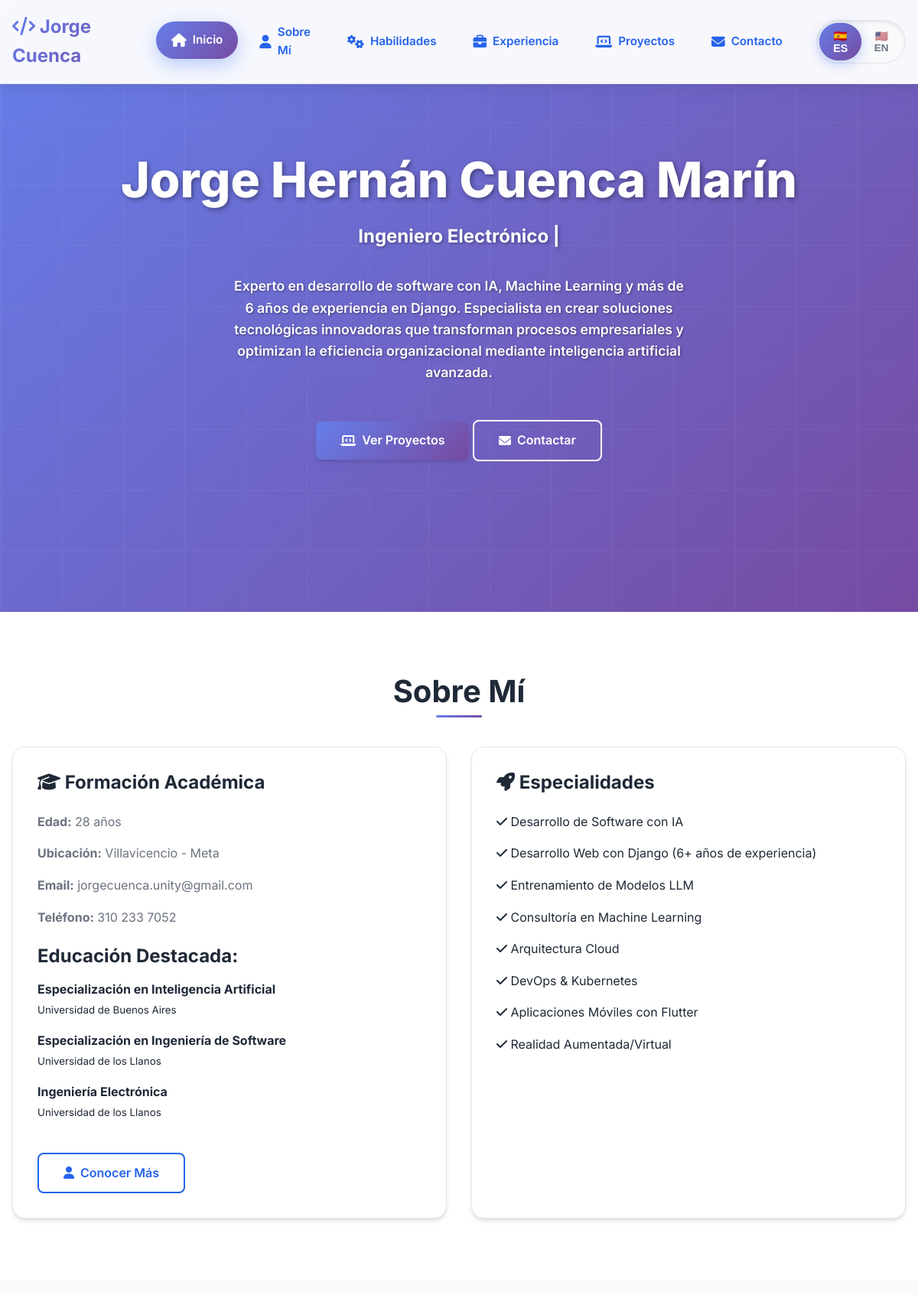
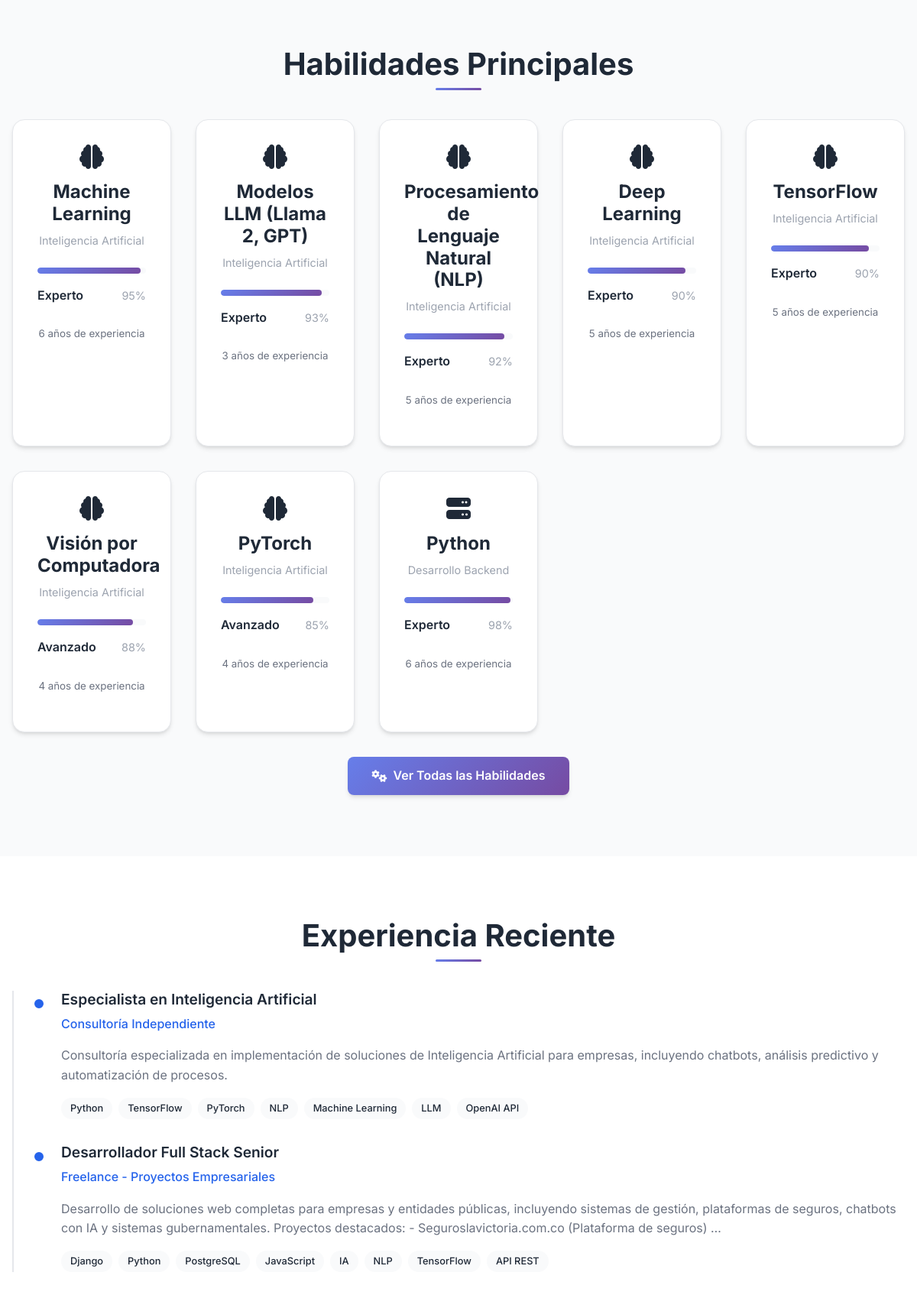
The page / (upper part) on the database its author committed (2 pictures, top to bottom).
### portfolio/models.py (models this page shows, shortened)
class Perfil(models.Model):
    nombre_completo = models.CharField(max_length=200)
    fecha_nacimiento = models.DateField()
    lugar_nacimiento = models.CharField(max_length=100)
    cedula = models.CharField(max_length=20, unique=True)
    direccion = models.CharField(max_length=200)
    email = models.EmailField()
    telefono_regex = RegexValidator(regex=r'^\+?1?\d{9,15}$', message="Número de teléfono debe estar en formato: '+999999999'. Hasta 15 dígitos permitidos.")
    telefono = models.CharField(validators=[telefono_regex], max_length=17)
    licencia_conduccion = models.CharField(max_length=50, blank=True)
    foto_perfil = models.ImageField(upload_to='perfil/', blank=True, null=True)
    descripcion_corta = models.TextField(max_length=300)
    biografia = models.TextField()
    class Meta:
        verbose_name = "Perfil"
        verbose_name_plural = "Perfiles"

class Educacion(models.Model):
    NIVEL_CHOICES = [
        ('pregrado', 'Pregrado'),
        ('especializacion', 'Especialización'),
        ('maestria', 'Maestría'),
        ('doctorado', 'Doctorado'),
        ('curso', 'Curso'),
        ('certificacion', 'Certificación'),
    ]
    perfil = models.ForeignKey(Perfil, on_delete=models.CASCADE, related_name='educacion')
    titulo = models.CharField(max_length=200)
    institucion = models.CharField(max_length=200)
    nivel = models.CharField(max_length=20, choices=NIVEL_CHOICES)
    fecha_inicio = models.DateField()
    fecha_fin = models.DateField(blank=True, null=True)
    en_curso = models.BooleanField(default=False)
    descripcion = models.TextField(blank=True)
    class Meta:
        verbose_name = "Educación"
        verbose_name_plural = "Educación"
        ordering = ['-fecha_inicio']

class Habilidad(models.Model):
    NIVEL_CHOICES = [
        ('basico', 'Básico'),
        ('intermedio', 'Intermedio'),
        ('avanzado', 'Avanzado'),
        ('experto', 'Experto'),
    ]
    perfil = models.ForeignKey(Perfil, on_delete=models.CASCADE, related_name='habilidades')
    categoria = models.ForeignKey(CategoriaHabilidad, on_delete=models.CASCADE, related_name='habilidades')
    nombre = models.CharField(max_length=100)
    nivel = models.CharField(max_length=20, choices=NIVEL_CHOICES)
    porcentaje = models.IntegerField(default=0, help_text="Porcentaje de dominio (0-100)")
    descripcion = models.TextField(blank=True)
    años_experiencia = models.IntegerField(default=0)
    class Meta:
        verbose_name = "Habilidad"
        verbose_name_plural = "Habilidades"
        ordering = ['categoria', '-porcentaje']

class CategoriaHabilidad(models.Model):
    nombre = models.CharField(max_length=100)
    icono = models.CharField(max_length=50, blank=True)  # Para iconos CSS/FontAwesome
    orden = models.IntegerField(default=0)
    class Meta:
        verbose_name = "Categoría de Habilidad"
        verbose_name_plural = "Categorías de Habilidades"
        ordering = ['orden']

class Experiencia(models.Model):
    TIPO_CHOICES = [
        ('trabajo', 'Trabajo'),
        ('proyecto', 'Proyecto'),
        ('freelance', 'Freelance'),
        ('voluntariado', 'Voluntariado'),
    ]
    perfil = models.ForeignKey(Perfil, on_delete=models.CASCADE, related_name='experiencias')
    titulo = models.CharField(max_length=200)
    empresa = models.CharField(max_length=200)
    tipo = models.CharField(max_length=20, choices=TIPO_CHOICES)
    fecha_inicio = models.DateField()
    fecha_fin = models.DateField(blank=True, null=True)
    actual = models.BooleanField(default=False)
    descripcion = models.TextField()
    tecnologias = models.TextField(help_text="Tecnologías utilizadas, separadas por comas")
    logros = models.TextField(blank=True, help_text="Logros principales del proyecto/trabajo")
    url_proyecto = models.URLField(blank=True)
    imagen = models.ImageField(upload_to='experiencia/', blank=True, null=True)
    class Meta:
        verbose_name = "Experiencia"
        verbose_name_plural = "Experiencias"
        ordering = ['-fecha_inicio']

### portfolio/views.py (the view)
# urls.py: path('', views.home, name='home'),
def home(request):
    try:
        perfil = Perfil.objects.first()
        if not perfil:
            return render(request, 'portfolio/setup.html')
        language = get_language_from_request(request)
        translations = TRANSLATIONS.get(language, TRANSLATIONS['es'])
        educacion = Educacion.objects.filter(perfil=perfil)[:3]
        habilidades_destacadas = Habilidad.objects.filter(
            perfil=perfil,
            porcentaje__gte=80
        ).select_related('categoria')[:8]
        experiencias_recientes = Experiencia.objects.filter(perfil=perfil)[:3]
        proyectos_destacados = Proyecto.objects.filter(
            perfil=perfil,
            destacado=True
        )[:6]
        redes_sociales = RedSocial.objects.filter(perfil=perfil, activo=True)
        context = {
            'perfil': perfil,
            'educacion': educacion,
            'habilidades_destacadas': habilidades_destacadas,
            'experiencias_recientes': experiencias_recientes,
            'proyectos_destacados': proyectos_destacados,
            'redes_sociales': redes_sociales,
            'language': language,
            'translations': translations,
        }
        return render(request, 'portfolio/home.html', context)
    except Exception as e:
        return render(request, 'portfolio/error.html', {'error': str(e)})

### portfolio/templatetags/portfolio_extras.py (called while the page is built)
@register.filter
def split(value, delimiter=','):
    if value:
        return value.split(delimiter)
    return []

@register.filter
def strip(value):
    if value:
        return value.strip()
    return value

### portfolio/views.py (called while the page is built)
def get_language_from_request(request):
    return request.session.get('language', 'es')

### portfolio/templates/portfolio/home.html (shortened to what this page needs)
{% extends 'portfolio/base.html' %}
{% load static %}
{% load portfolio_extras %}
{% block content %}
<section class="hero" id="hero">
    <div class="container">
        <div class="hero-content">
            <h1 class="hero-title">Jorge Hernán Cuenca Marín</h1>
            <p class="hero-subtitle">{{ translations.engineer_title }}</p>
            <p class="hero-description">
                {{ translations.hero_description }}
            </p>
            <div class="hero-buttons">
                <a href="{% url 'portfolio:proyectos' %}" class="btn btn-primary">
                    <i class="fas fa-laptop-code"></i> {{ translations.view_projects }}
                </a>
                <a href="{% url 'portfolio:contacto' %}" class="btn btn-secondary">
                    <i class="fas fa-envelope"></i> {{ translations.contact_me }}
                </a>
            </div>
        </div>
    </div>
</section>
<section class="section" id="about-preview">
    <div class="container">
        <h2 class="section-title">{{ translations.about_me }}</h2>
        <div class="grid grid-2">
            <div class="card fade-in-up">
                <div class="card-header">
                    <h3 class="card-title">
                        <i class="fas fa-graduation-cap"></i> {{ translations.academic_formation }}
                    </h3>
                </div>
                {% if perfil %}
                <p><strong>{{ translations.age }}:</strong> 28 {{ translations.years }}</p>
                <p><strong>{{ translations.location }}:</strong> {{ perfil.lugar_nacimiento }}</p>
                <p><strong>{{ translations.email }}:</strong> {{ perfil.email }}</p>
                <p><strong>{{ translations.phone }}:</strong> {{ perfil.telefono }}</p>
                {% endif %}
                <div class="mt-3">
                    <h4>{{ translations.education_highlighted }}</h4>
                    {% for edu in educacion %}
                    <div class="mb-2">
                        <strong>{{ edu.titulo }}</strong><br>
                        <small class="text-secondary">{{ edu.institucion }}</small>
                    </div>
                    {% empty %}
                    <p>{{ translations.coming_soon }}</p>
                    {% endfor %}
                </div>
                <a href="{% url 'portfolio:sobre_mi' %}" class="btn btn-outline mt-3">
                    <i class="fas fa-user"></i> {{ translations.learn_more }}
                </a>
            </div>
            <div class="card fade-in-up">
                <div class="card-header">
                    <h3 class="card-title">
                        <i class="fas fa-rocket"></i> {{ translations.specialties }}
                    </h3>
                </div>
                <ul style="list-style: none; padding: 0;">
                    <li class="mb-2"><i class="fas fa-check text-primary"></i> {{ translations.ai_software_dev }}</li>
                    <li class="mb-2"><i class="fas fa-check text-primary"></i> {{ translations.django_web_dev }} (6+ {{ translations.years_experience }})</li>
                    <li class="mb-2"><i class="fas fa-check text-primary"></i> {{ translations.llm_training }}</li>
                    <li class="mb-2"><i class="fas fa-check text-primary"></i> {{ translations.ml_consulting }}</li>
                    <li class="mb-2"><i class="fas fa-check text-primary"></i> {{ translations.cloud_architecture }}</li>
                    <li class="mb-2"><i class="fas fa-check text-primary"></i> DevOps & Kubernetes</li>
                    <li class="mb-2"><i class="fas fa-check text-primary"></i> {{ translations.flutter_mobile }}</li>
                    <li class="mb-2"><i class="fas fa-check text-primary"></i> {{ translations.ar_vr_dev }}</li>
                </ul>
            </div>
        </div>
    </div>
</section>
<section class="section" style="background: var(--bg-secondary);">
    <div class="container">
        <h2 class="section-title">{{ translations.main_skills }}</h2>
        <div class="grid grid-4">
            {% for habilidad in habilidades_destacadas %}
            <div class="card text-center fade-in-up">
                <div class="card-header">
                    <i class="fas fa-{{ habilidad.categoria.icono|default:'cog' }} fa-2x text-primary mb-2"></i>
                    <h4 class="card-title">{{ habilidad.nombre }}</h4>
                    <p class="card-subtitle">{{ habilidad.categoria.nombre }}</p>
                </div>
                <div class="skill-item">
                    <div class="skill-bar">
                        <div class="skill-progress" style="width: {{ habilidad.porcentaje }}%;"></div>
                    </div>
                    <div class="skill-header mt-2">
                        <span class="skill-name">{{ habilidad.nivel|title }}</span>
                        <span class="skill-percentage">{{ habilidad.porcentaje }}%</span>
                    </div>
                </div>
                <p><small>{{ habilidad.años_experiencia }} {{ translations.years_experience }}</small></p>
            </div>
            {% empty %}
            <div class="card text-center">
                <p>{{ translations.coming_soon }}</p>
            </div>
            {% endfor %}
        </div>
        <div class="text-center mt-4">
            <a href="{% url 'portfolio:habilidades' %}" class="btn btn-primary">
                <i class="fas fa-cogs"></i> {{ translations.all_skills }}
            </a>
        </div>
    </div>
</section>
<section class="section">
    <div class="container">
        <h2 class="section-title">{{ translations.recent_experience }}</h2>
        <div class="timeline">
            {% for exp in experiencias_recientes %}
            <div class="timeline-item fade-in-up">
                <h3 class="timeline-title">{{ exp.titulo }}</h3>
                <div class="timeline-company">{{ exp.empresa }}</div>
                <p>{{ exp.descripcion|truncatewords:30 }}</p>
                <div class="project-tech mt-2">
                    {% for tech in exp.tecnologias|split:"," %}
                    <span class="tech-tag">{{ tech|strip }}</span>
                    {% endfor %}
                </div>
            </div>
            {% empty %}
            <div class="timeline-item">
                <p>Experiencia próximamente...</p>
            </div>
            {% endfor %}
        </div>
    </div>
</section>
{% endblock %}

### rows shown on the page
Perfil: lugar_nacimiento "Villavicencio - Meta", email "jorgecuenca.unity@gmail.com", telefono "310 233 7052"
Educacion: titulo "Especialización en Inteligencia Artificial", institucion "Universidad de Buenos Aires"
Educacion: titulo "Especialización en Ingeniería de Software", institucion "Universidad de los Llanos"
Educacion: titulo "Ingeniería Electrónica", institucion "Universidad de los Llanos"
Habilidad: nombre "Machine Learning", categoria.nombre "Inteligencia Artificial", nivel "Experto", porcentaje "95", años_experiencia "6"
Habilidad: nombre "Modelos LLM (Llama 2, GPT)", categoria.nombre "Inteligencia Artificial", nivel "Experto", porcentaje "93", años_experiencia "3"
Habilidad: nombre "Procesamiento de Lenguaje Natural (NLP)", categoria.nombre "Inteligencia Artificial", nivel "Experto", porcentaje "92", años_experiencia "5"
Habilidad: nombre "Deep Learning", categoria.nombre "Inteligencia Artificial", nivel "Experto", porcentaje "90", años_experiencia "5"
Habilidad: nombre "TensorFlow", categoria.nombre "Inteligencia Artificial", nivel "Experto", porcentaje "90", años_experiencia "5"
Habilidad: nombre "Visión por Computadora", categoria.nombre "Inteligencia Artificial", nivel "Avanzado", porcentaje "88", años_experiencia "4"
Habilidad: nombre "PyTorch", categoria.nombre "Inteligencia Artificial", nivel "Avanzado", porcentaje "85", años_experiencia "4"
Habilidad: nombre "Python", categoria.nombre "Desarrollo Backend", nivel "Experto", porcentaje "98", años_experiencia "6"
Experiencia: titulo "Especialista en Inteligencia Artificial", empresa "Consultoría Independiente", descripcion "Consultoría especializada en implementación de soluciones de Inteligencia Artificial para empresas, incluyendo chatbots, análisis predictivo y automatización de procesos.", tecnologias "Python" "TensorFlow" "PyTorch" "NLP" "Machine Learning" "LLM" "OpenAI API"
Experiencia: titulo "Desarrollador Full Stack Senior", empresa "Freelance - Proyectos Empresariales", descripcion "Desarrollo de soluciones web completas para empresas y entidades públicas, incluyendo sistemas de gestión, plataformas de seguros, chatbots con IA y sistemas gubernamentales. Proyectos destacados: - Seguroslavictoria.com.co (Plataforma de seguros) …", tecnologias "Django" "Python" "PostgreSQL" "JavaScript" "IA" "NLP" "TensorFlow" "API REST"

### other values the page prints
{{ translations.home }} "Inicio"
{{ translations.about }} "Sobre Mí"
{{ translations.skills }} "Habilidades"
{{ translations.experience }} "Experiencia"
{{ translations.projects }} "Proyectos"
{{ translations.contact }} "Contacto"
{{ translations.view_projects }} "Ver Proyectos"
{{ translations.contact_me }} "Contactar"
{{ translations.about_me }} "Sobre Mí"
{{ translations.academic_formation }} "Formación Académica"
{{ translations.age }} "Edad"
{{ translations.years }} "años"
{{ translations.location }} "Ubicación"
{{ translations.email }} "Email"
{{ translations.phone }} "Teléfono"
